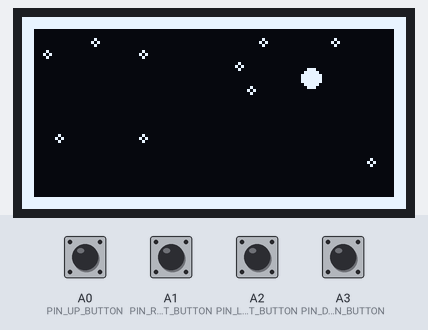
Simulated run of this sketch. Board: Arduboy, built with avr-gcc and run on an emulated ATmega32U4. Parts: 128×64 one-colour display. The test bench sets the inputs (shaded band); at power-on: A0 (PIN_UP_BUTTON), A1 (PIN_RIGHT_BUTTON), A2 (PIN_LEFT_BUTTON), A3 (PIN_DOWN_BUTTON) HIGH. Random numbers use the default seed unless the sketch sets one.

Above: at 1.2 s.
1.3 s: A0 (PIN_UP_BUTTON) pulled LOW for 0.15 s
At 1.64 s:
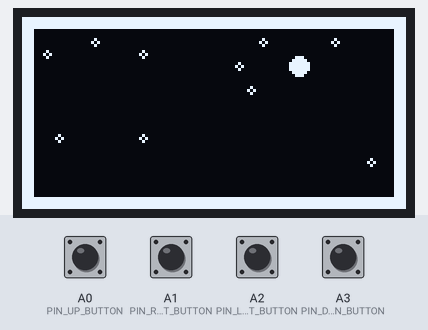
2.0 s: A1 (PIN_RIGHT_BUTTON) pulled LOW for 0.15 s
At 2.36 s:
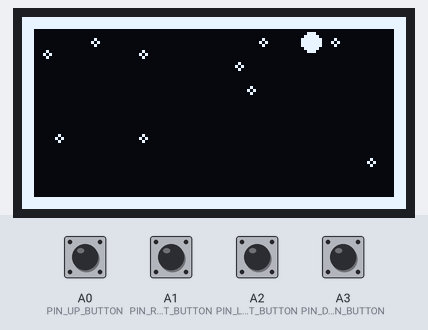
2.7 s: A2 (PIN_LEFT_BUTTON) pulled LOW for 0.15 s
At 3.08 s:
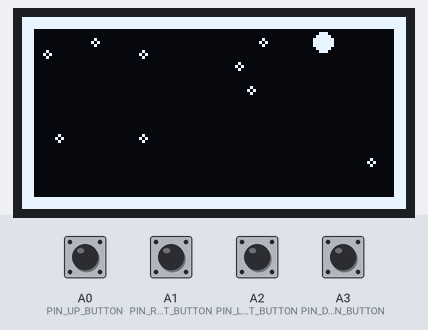
3.4 s: A3 (PIN_DOWN_BUTTON) pulled LOW for 0.15 s
At 3.56 s:
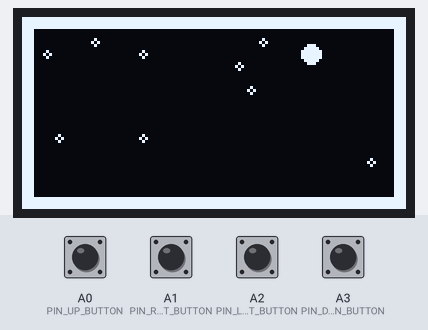
4.1 s: A1 (PIN_RIGHT_BUTTON) pulled LOW for 1 s
At 5.24 s:
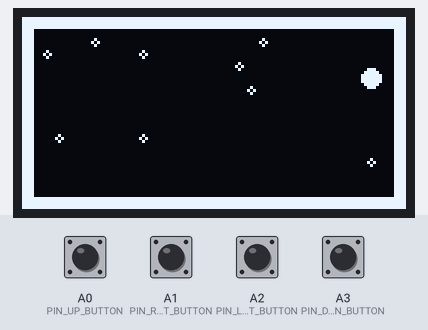
5.7 s: A0 (PIN_UP_BUTTON) pulled LOW for 1 s
At 6.8 s:
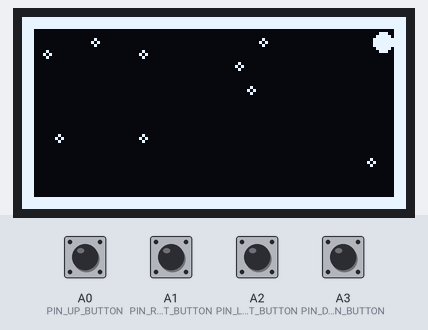
Timing chart, 0 to 8.3 s (numbered marks = the images above; inputs shaded):
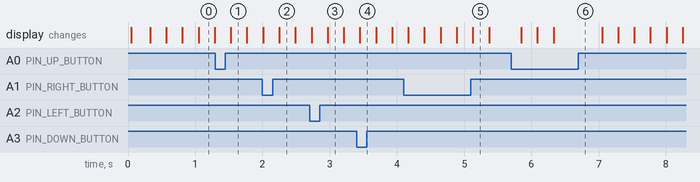

The sketch:

tilemap.ino
```cpp
#include <Arduboy.h>

Arduboy aboy;

int frameRate = 25;
int tileSize = 4;
int charSize = 3;
int moveTicks = 0;

int exitX;
int exitY;

int playerX;
int playerY;

int coins[30];
int totalCoins = 10;

int playerFace;

// pin values for buttons, probably shouldn't use these
#define PIN_LEFT_BUTTON A2
#define PIN_RIGHT_BUTTON A1
#define PIN_UP_BUTTON A0
#define PIN_DOWN_BUTTON A3
#define PIN_A_BUTTON 7
#define PIN_B_BUTTON 8


void setup() {
  aboy.begin();
  //Lower frame rate saves battery life
  aboy.setFrameRate(frameRate);
  initMap();
}

void loop() {
  if (!aboy.nextFrame()){
    return;
  }

  draw();
}

void draw(){
  aboy.clear();
  drawMap();
  drawPlayer();
  aboy.display();
  tick();
}

void tick(){
  if (digitalRead(PIN_UP_BUTTON) == 0){
    playerFace = 0;
  }
  if (digitalRead(PIN_RIGHT_BUTTON) == 0){
    playerFace = 1;
  }
  if (digitalRead(PIN_DOWN_BUTTON) == 0){
    playerFace = 2;
  }
  if (digitalRead(PIN_LEFT_BUTTON) == 0){
    playerFace = 3;
  }

  movePlayer();
}


void movePlayer(){
  if (moveTicks-- <= 0){
    int mapWidth = WIDTH / tileSize;
    int mapHeight = HEIGHT / tileSize;
    moveTicks = 5;
    int nextX = playerX;
    int nextY = playerY;
    switch (playerFace){
      case 0:{
        nextY -=1;
        break;
      }
      case 1:{
        nextX +=1;
        break;
      }
      case 2:{
        nextY +=1;
        break;
      }
      case 3:{
        nextX -=1;
        break;
      }
    }

    if (totalCoins == 0 && nextX >= exitX && nextY >= exitY && nextX <= exitX + 3 && nextY <= exitY + 3){
      initMap();
      return;
    }

    if (nextX <= 1){
      playerFace = 1;
      return;
    }

    if (nextY <= 1){
      playerFace = 2;
      return;
    }

    if (nextY == mapHeight - 1){
      playerFace = 0;
      return;
    }

    if (nextX == mapWidth - 1){
      playerFace = 3;
      return;
    }

    int nextLeft = nextX * tileSize;
    int nextRight = nextLeft + charSize;
    int nextTop = nextY * tileSize;
    int nextBottom = nextTop + charSize;
    for (int i = 0; i < 10; i++){
      int index = i * 3;
      if (1 == coins[index]){
        int x= coins[1 + index] * tileSize;
        int y = coins[2 + index]* tileSize;
        if (nextLeft < x + 1 && nextRight  > x && nextTop < y + 1 && nextBottom > y){
          totalCoins -=1;
          coins[index] = 0;
        }
      }
    }


    playerX = nextX;
    playerY = nextY;

  }
}

void initMap(){
  aboy.initRandomSeed();
  totalCoins = 10;
  spawnLocations();
  spawnCoins();
}

void spawnCoins(){
  int mapWidth = WIDTH / tileSize;
  int mapHeight = HEIGHT / tileSize;
  for (int i = 0; i < 10; i++){
    int index = i * 3;
    int x = random(2, mapWidth - 2);
    int y = random(2, mapHeight - 2);
    coins[index] = 1;
    coins[1 + index] = x;
    coins[2 + index] = y;
  }
}

void spawnLocations(){
  int mapWidth = WIDTH / tileSize;
  int mapHeight = HEIGHT / tileSize;
  int exitSide = random(0, 3);
  switch (exitSide){
    case 0: /* North Exit */{
      exitX = random(1, mapWidth - 2);
      exitY = 0;
      playerX = random(2, mapWidth - 3);
      playerY = mapHeight - 3;
      playerFace = 0;
      break;
    }
    case 1: /* South */{
      exitX = random(1, mapWidth - 2);
      exitY = mapHeight - 1;
      playerX = random(2, mapWidth - 3);
      playerY = 3;
      playerFace = 2;
      break;
    }
    case 2: /* West */{
      exitY = random(1, mapHeight - 2);
      exitX = 0;
      playerX = mapWidth - 3;
      playerY = random(2, mapHeight - 3);
      playerFace = 3;
      break;
    }
    case 3: /* East */{
      exitY = random(1, mapHeight - 2);
      exitX = mapWidth - 1;
      playerX = 2;
      playerY = random(2, mapHeight - 3);
      playerFace = 1;
      break;
    }
  }
}

void drawMap(){
  int mapWidth = WIDTH / tileSize;
  int mapHeight = HEIGHT / tileSize;
  for (int x = 0; x < mapWidth; x++){
    drawWall(x, 0);
    drawWall(x, mapHeight - 1);
  }

  for (int y = 1; y < mapHeight - 1; y++){
    drawWall(0, y);
    drawWall(mapWidth - 1, y);
  }

  drawExit();
  drawCoins();

}

void drawCoins(){
  for (int i = 0; i < 10; i++){
    int index = i * 3;
    if (1 == coins[index]){
      aboy.drawCircle(coins[1 + index] * tileSize, coins[2 + index]  * tileSize, 1, 255);
    }
  }
}

void drawPlayer(){
  aboy.fillCircle(playerX * tileSize, playerY * tileSize, charSize, 255);
  //aboy.drawChar(playerX * tileSize, playerY * tileSize, 'c', 0, 255, 1);
}

void drawExit(){
  if (totalCoins == 0){
     aboy.fillRect(exitX *tileSize, exitY * tileSize, tileSize * 4, tileSize * 4, 0);
  }
}

void drawWall(int x,int y){
   int x1 = x *tileSize;
   int y1 = y * tileSize;
   aboy.fillRect(x1, y1, tileSize, tileSize, 255);
}
```
